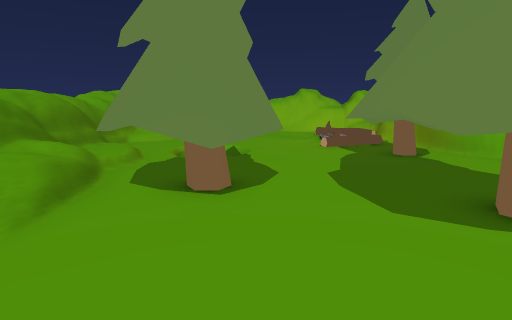
[1] (above)

12 first-person views from a walk through a Unity game level. The camera is 1.3 m above the floor, tilts 10° down and sees 75° across. The floor is counted in squares, 1 m on a side. Each view is taken from the middle of a square. On the plan, view 1 faces up. The plan holds only what a view shows up to about 14 squares ahead; the rest is blank. The place goes on beyond the plan. Some surface patterns are stand-ins.

[2]
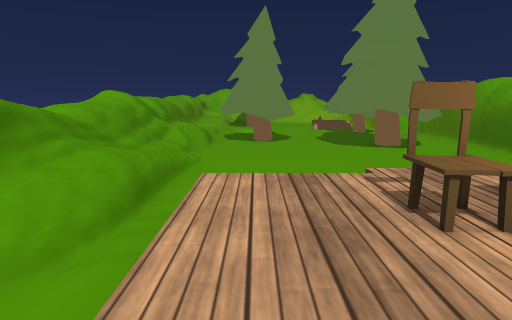

[3]
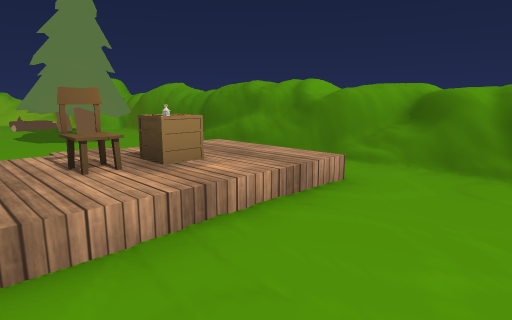

[4]
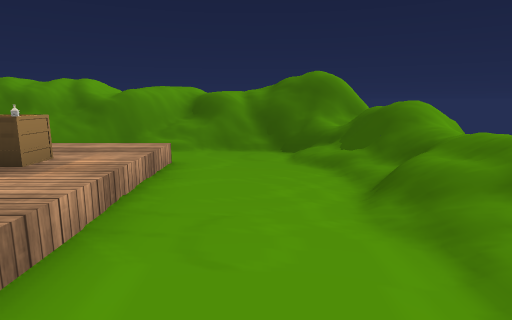

[5]
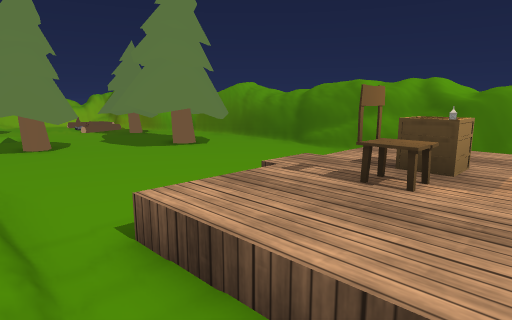

[6]
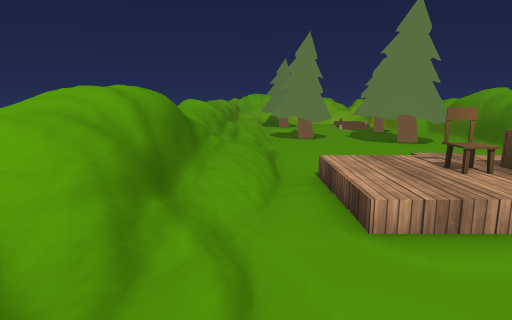

[7]
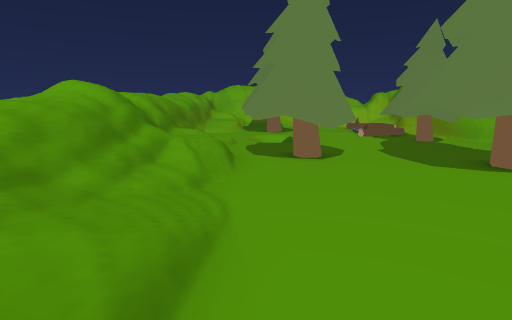

[8]
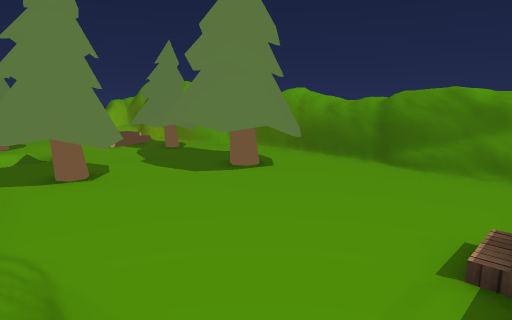

[9]
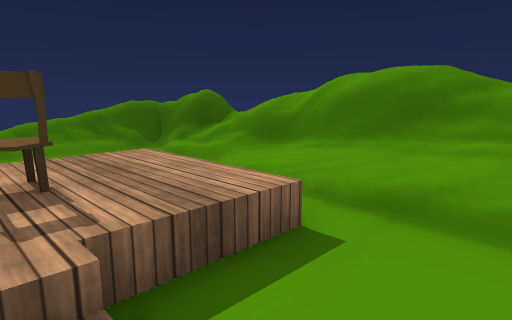

[10]
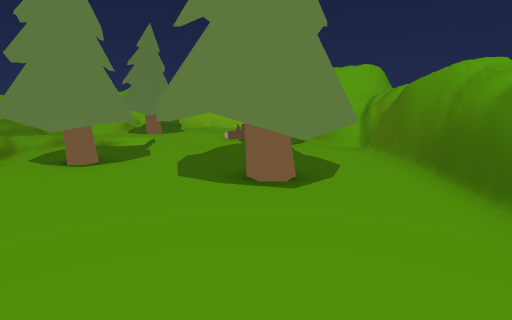

[11]
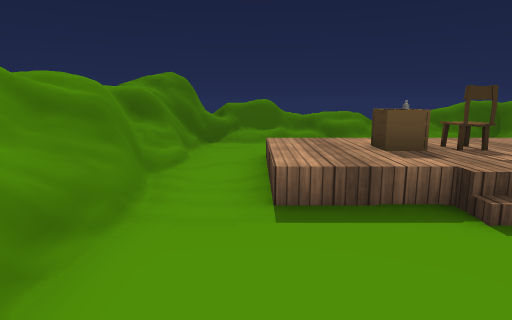

[12]
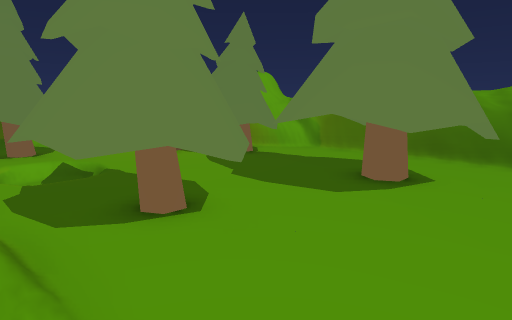

### Floor plan
Key: @ floor where view 1 was taken; # wall or solid block; . main floor; : floor 0.25 m higher than the main floor; - floor 0.25 m lower than the main floor; + floor 0.5 m higher than the main floor; * floor 1.25 m higher than the main floor; % floor 1.5 m higher than the main floor; & floor 1.75 m higher than the main floor; / step, stairs or slope; = window, fence, low wall or low ledge; T tree; C chair; B box; O other object.
Columns run from 6 left of view 1 to 7 right of it. Each row starts with its distance up from view 1.
 11  =# TT     #
 10  ##..T...O.##
  9  =#.--..TT ##
  8 %=#:....TTTT#
  7 ///:.....TT.##
  6  //:TTT.....##
  5  ///TTTTTTT.=#
  4 ////TTTTTTTT=#
  3 ////....TTT.=#
  2 **//....TTT.=#
  1 ///:........##
  0  ///..@.....##
 -1  ///........=#
 -2  ///........##
 -3  #=/.//+///.O#
 -4 &#=/.+/CB+/.#
 -5 & =/.+/BB+/.##
 -6 % =/.//////.==
 -7 *///....::..##
 -8  ##/....:...##
 -9  #=/....../=##
-10  #=//://///###
-11   /////////*==

Where each view was taken, in squares from view 1:
view 1: 0 up, 0 right, facing up
view 2: 7 down, 1 left, facing up
view 3: 9 down, 1 left, facing up-right
view 4: 8 down, 3 left, facing right
view 5: 6 down, 3 left, facing up-right
view 6: 10 down, 3 left, facing up
view 7: 3 down, 2 left, facing up
view 8: 3 down, 3 left, facing up-right
view 9: 1 down, 1 right, facing down-left
view 10: 2 down, 3 right, facing up
view 11: 1 up, 4 right, facing down
view 12: 1 up, 3 left, facing up-right
